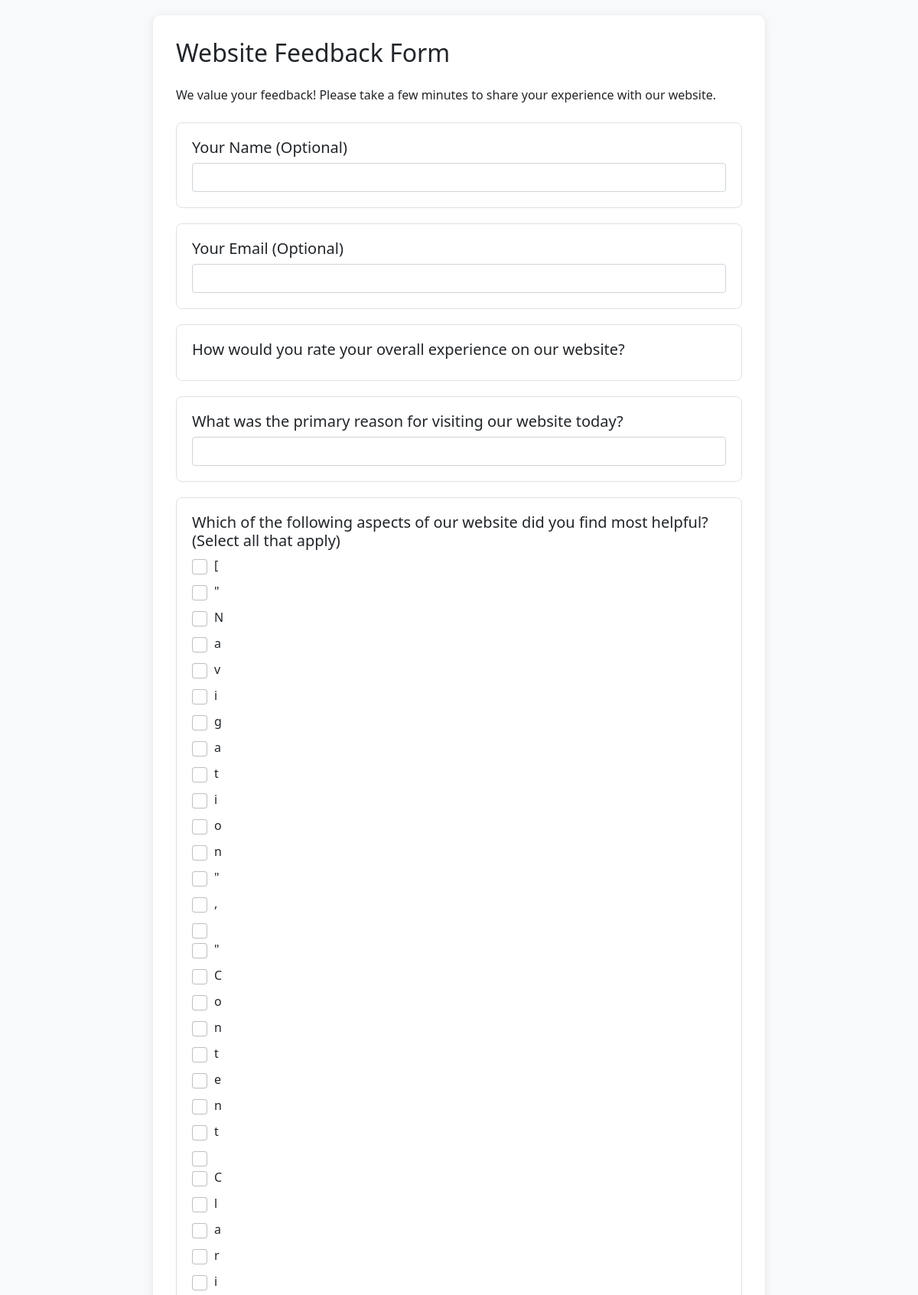
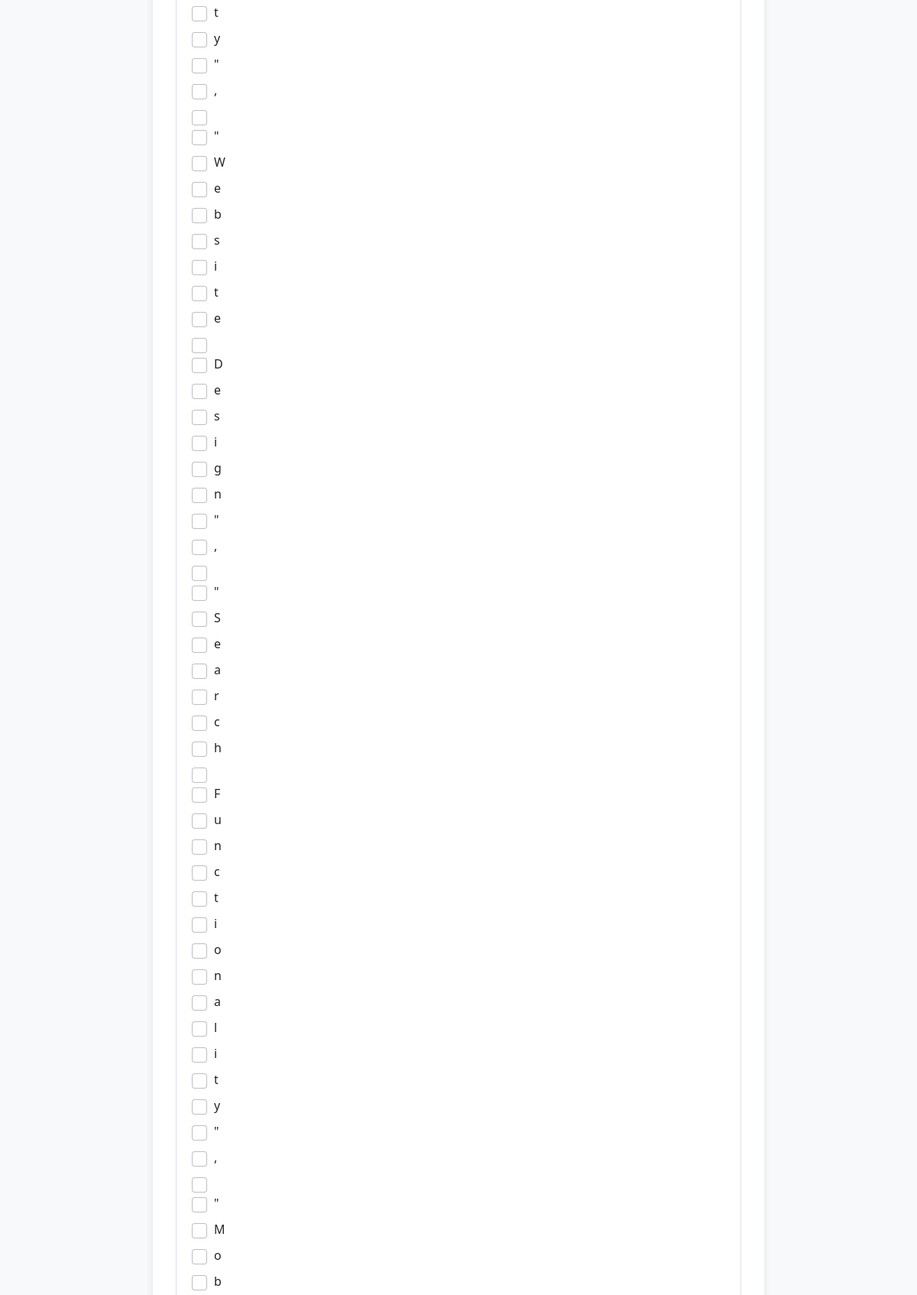
Page /form/72/embed (upper part) on the committed database (2 pictures, top to bottom).
### app.py (models this page shows, shortened)
class Form(db.Model):
    id = db.Column(db.Integer, primary_key=True)
    title = db.Column(db.String(200), nullable=False)
    description = db.Column(db.Text)
    created_at = db.Column(db.DateTime, default=datetime.utcnow)
    user_id = db.Column(db.Integer, db.ForeignKey('user.id', name='fk_form_user'), nullable=False)
    company_id = db.Column(db.Integer, db.ForeignKey('company.id', name='fk_form_company'), nullable=True)
    questions = db.relationship('Question', backref='form', lazy=True, cascade='all, delete-orphan')
    responses = db.relationship('Response', backref='form', lazy=True, cascade='all, delete-orphan')
    is_closed = db.Column(db.Boolean, default=False)  # New field to track if the form is closed/expired
    requires_consent = db.Column(db.Boolean, default=True)  # Require privacy policy and terms consent
    is_quiz = db.Column(db.Boolean, default=False)  # Is this form a quiz?
    passing_score = db.Column(db.Integer, default=0)  # Passing score percentage
    show_score = db.Column(db.Boolean, default=True)  # Whether to show score to respondents

class Question(db.Model):
    id = db.Column(db.Integer, primary_key=True)
    form_id = db.Column(db.Integer, db.ForeignKey('form.id'), nullable=False)
    question_text = db.Column(db.String(500), nullable=False)
    question_type = db.Column(db.String(20), nullable=False)  # text, multiple_choice, checkbox
    options = db.Column(db.Text)  # JSON string for multiple choice/checkbox options
    required = db.Column(db.Boolean, default=False)
    order = db.Column(db.Integer, nullable=False)
    is_quiz_question = db.Column(db.Boolean, default=False)
    correct_answer = db.Column(db.Text, nullable=True)  # JSON string for correct answers
    points = db.Column(db.Integer, default=0)  # Points for correct answer
    feedback = db.Column(db.Text, nullable=True)  # Feedback for the question
    subquestions = relationship('SubQuestion', backref='parent_question', lazy=True,
                               cascade='all, delete-orphan')

### app.py (the view)
@app.route('/form/<int:form_id>/embed')
def embed_form(form_id):
    form = Form.query.get_or_404(form_id)
    subquestions = SubQuestion.query.join(Question).filter(Question.form_id == form_id).all()
    for question in form.questions:
        if question.question_type in ['radio', 'multiple_choice']:
            try:
                question.nested_options = json.loads(question.options or '[]')
                if question.nested_options and isinstance(question.nested_options[0], str):
                    question.nested_options = [{"text": opt, "subquestions": []} for opt in question.nested_options]
            except (json.JSONDecodeError, TypeError, IndexError):
                try:
                    raw_options = question.get_options()
                    question.nested_options = [
                        {"text": opt, "subquestions": []}
                        for opt in raw_options if opt
                    ]
                except Exception:
                    question.nested_options = []
    form.questions.sort(key=lambda q: q.order)
    is_embedded = request.args.get('embedded') == 'true'
    return render_template('embed_form.html', form=form, subquestions=subquestions,
                          is_embedded=is_embedded, is_closed=form.is_closed)

### app.py (called while the page is built)
@app.context_processor
def inject_now():
    return {'now': datetime.now()}

@app.context_processor
def inject_csrf_token():
    return {'csrf_token': lambda: 'dummy_token'}

### templates/embed_form.html (shortened to what this page needs)
<!DOCTYPE html>
<html lang="en">
<head>
    <link href="https://cdn.jsdelivr.net/npm/bootstrap@5.1.3/dist/css/bootstrap.min.css" rel="stylesheet">
    <link rel="stylesheet" href="https://cdn.jsdelivr.net/npm/bootstrap-icons@1.8.1/font/bootstrap-icons.css">
</head>
<body>
    <div class="form-container">
        <h2 class="mb-4">{{ form.title }}</h2>
        {% if form.description %}
        <p class="mb-4">{{ form.description }}</p>
        {% endif %}
        <form id="embeddedForm" method="POST" action="{{ url_for('submit_form', form_id=form.id) }}">
            {% for question in form.questions %}
            <div class="question-card">
                <h5>
                    {{ question.question_text }}
                </h5>
                {% if question.question_type == 'text' %}
                <input type="text" name="answer_{{ question.id }}" class="form-control" {% if question.is_required %}required{% endif %}>
                {% elif question.question_type == 'textarea' %}
                <textarea name="answer_{{ question.id }}" class="form-control" rows="3" {% if question.is_required %}required{% endif %}></textarea>
                {% elif question.question_type == 'checkbox' %}
                {% for option in question.options %}
                <div class="form-check">
                    <input type="checkbox" name="answer_{{ question.id }}" value="{{ option }}" class="form-check-input">
                    <label class="form-check-label">{{ option }}</label>
                </div>
                {% endfor %}
                {% elif question.question_type == 'date' %}
                <input type="date" name="answer_{{ question.id }}" class="form-control" {% if question.is_required %}required{% endif %}>
                {% elif question.question_type == 'datetime-local' %}
                <input type="datetime-local" name="answer_{{ question.id }}" class="form-control" {% if question.is_required %}required{% endif %}>
                {% endif %}
            </div>
            {% endfor %}
        </form>
    </div>
</body>
</html>

### templates/embed_form.html (style rules this page uses)
body { padding: 20px; background-color: #f8f9fa; }
.form-container { max-width: 800px; margin: 0 auto; background-color: white; padding: 30px; border-radius: 10px; box-shadow: 0 2px 10px rgba(0,0,0,0.1); }
.question-card { margin-bottom: 20px; padding: 20px; border: 1px solid #dee2e6; border-radius: 8px; }
label { font-weight: 500; margin-bottom: 8px; }
.form-check-input { width: 20px; height: 20px; margin-top: 0.25em; }
.form-check-label { padding-left: 5px; }

### rows in the picture
Form: title "Website Feedback Form", description "We value your feedback! Please take a few minutes to share your experience with our website."
Question: question_text "Your Name (Optional)"
Question: question_text "Your Email (Optional)"
Question: question_text "How would you rate your overall experience on our website?"
Question: question_text "What was the primary reason for visiting our website today?"
Question: question_text "Which of the following aspects of our website did you find most helpful? (Select all that apply)", options "[" "\"" "N" "a" "v" "i" "g" "a" "t" "i" "o" "n" "\"" "," "\"" "C" "o" "n" "t" "e" "n" "t" "C" "l" "a" "r" "i" "t" "y" "\"" "," "\"" "W" "e" "b" "s" "i" "t" "e" "D" "e" "s" "i" "g" "n" "\"" "," "\"" "S" "e" "a" "r" "c" "h" "F" "u" "n" "c" "t" "i" "o" "n" "a" "l" "i" "t" "y" "\"" "," "\"" "M" "o" "b"
